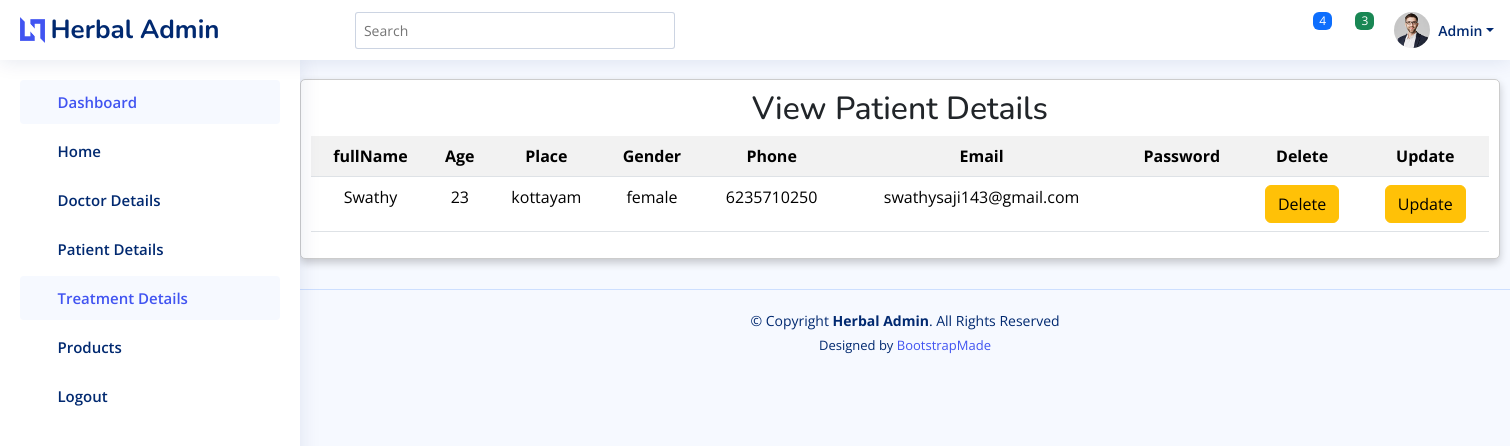
Screenshot of /adminmanagepa_view/ with the database file from the repository.
### consultation/models.py (models this page shows)
class Users(models.Model):
    LOGIN = models.ForeignKey(Login, on_delete=models.CASCADE)
    FullName = models.CharField( max_length=50)
    Age= models.CharField(max_length=50)
    Place= models.CharField(max_length=50)
    Gender = models.CharField(max_length=50)
    phone = models.CharField( max_length=50)
    email = models.CharField( max_length=50)

### consultation/views.py (the view)
# urls.py: path('adminmanagepa_view/',views.adminmanpa_view,name="adminmanage_patient"),
def adminmanpa_view(request):
    docviews=Users.objects.all()
    return render(request, 'adminmanpa_view.html',{'docviews':docviews})

### templates/adminmanpa_view.html (shortened to what this page needs)
{% include 'admin_header.html' %}
<div class="center-align">
  <div class="card" style="width: 1200px;">
    <form action="" method="post">
      <table class="table table-striped">
        <h2>View Patient Details</h2>
        <tr>
          <th>fullName</th>
          <th>Age</th>
          <th>Place</th>
          <th>Gender</th>
          <th>Phone</th>
          <th>Email</th>
          <th>Password</th>
          <th>Delete</th>
          <th>Update</th>
        </tr>
        {% for j in docviews %}
        <tr>
          <td>{{j.FullName}}</td>
          <td>{{j.Age}}</td>
          <td>{{j.Place}}</td>
          <td>{{j.Gender}}</td>
          <td>{{j.phone}}</td>
          <td>{{j.email}}</td>
          <td>{{j.Password}}</td>
          <td><a href="/delete_user/{{j.LOGIN_id}}" class="btn btn-warning">Delete</a></td>
          <td><a href="/admin_update_user/{{j.id}}" class="btn btn-warning">Update</a></td>
        </tr>
        {% endfor %}
      </table>
    </form>
  </div>
</div>
{% include 'admin_footer.html' %}

### static/assets/css/style.css (style rules this page uses)
:root { scroll-behavior: smooth; }
body { font-family: "Open Sans", sans-serif; background: #f6f9ff; color: #444444; }
a { color: #4154f1; text-decoration: none; }
h1, h2, h3, h4, h5, h6 { font-family: "Nunito", sans-serif; }
.card { margin-bottom: 30px; border: none; border-radius: 5px; box-shadow: 0px 0 30px rgba(1, 41, 112, 0.1); }

### templates/adminmanpa_view.html (style rules this page uses)
.center-align { text-align: center; margin-left: 300px; }
.card { border: 1px solid #ccc; border-radius: 5px; padding: 10px; box-shadow: 0 4px 8px 0 rgba(0, 0, 0, 0.2); }

### rows the page displays
Users: FullName "Swathy", Age "23", Place "kottayam", Gender "female", phone "6235710250", email "swathysaji143@gmail.com"
